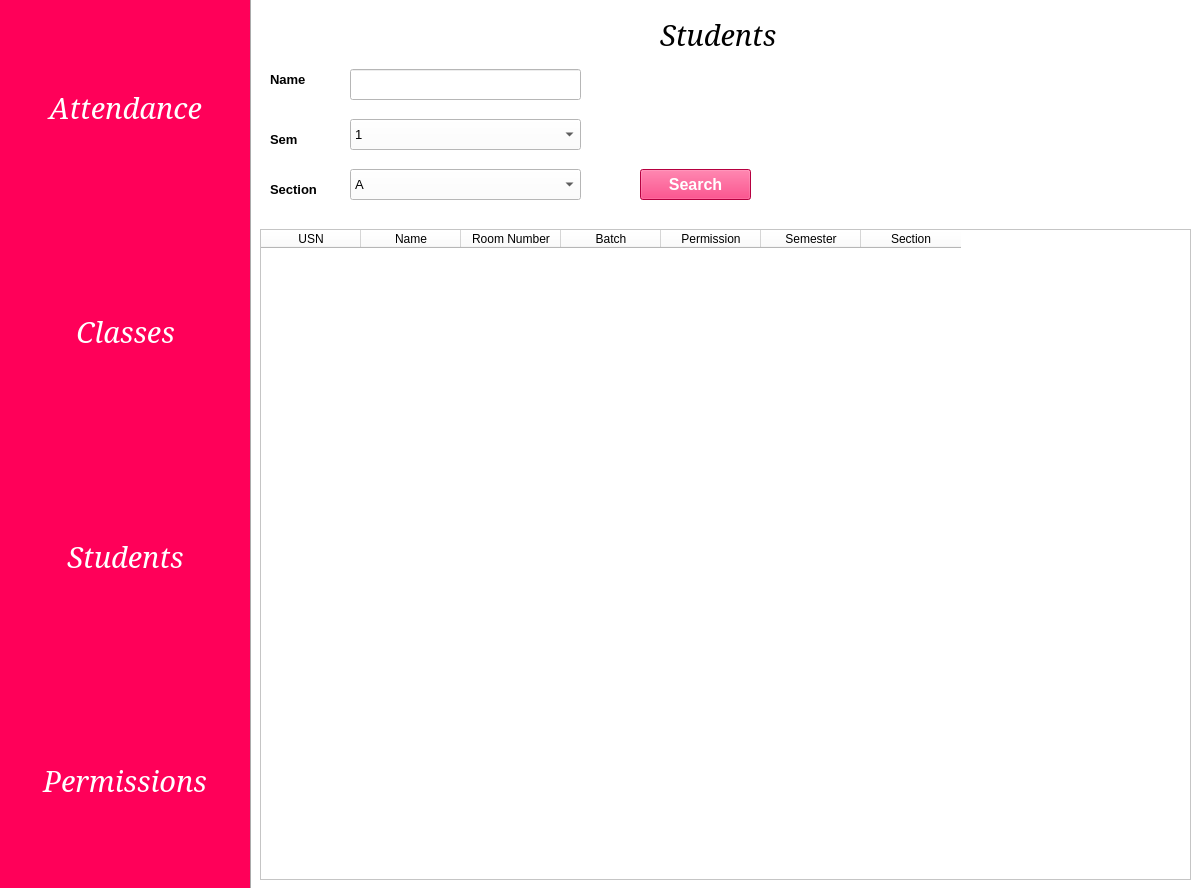
<?xml version="1.0" encoding="UTF-8"?>
<ui version="4.0">
 <class>MainWindow</class>
 <widget class="QMainWindow" name="MainWindow">
  <property name="geometry">
   <rect>
    <x>0</x>
    <y>0</y>
    <width>1197</width>
    <height>888</height>
   </rect>
  </property>
  <property name="windowTitle">
   <string>MainWindow</string>
  </property>
  <widget class="QWidget" name="centralwidget">
   <widget class="QFrame" name="frame">
    <property name="geometry">
     <rect>
      <x>0</x>
      <y>-1</y>
      <width>1421</width>
      <height>891</height>
     </rect>
    </property>
    <property name="styleSheet">
     <string notr="true">background-color: rgb(255, 255, 255);</string>
    </property>
    <property name="frameShape">
     <enum>QFrame::StyledPanel</enum>
    </property>
    <property name="frameShadow">
     <enum>QFrame::Raised</enum>
    </property>
    <widget class="QWidget" name="verticalWidget" native="true">
     <property name="geometry">
      <rect>
       <x>0</x>
       <y>0</y>
       <width>251</width>
       <height>891</height>
      </rect>
     </property>
     <property name="styleSheet">
      <string notr="true">background-color: rgb(255, 0, 89);</string>
     </property>
     <layout class="QVBoxLayout" name="verticalLayout_2">
      <item alignment="Qt::AlignHCenter|Qt::AlignVCenter">
       <widget class="QPushButton" name="Attendance">
        <property name="font">
         <font>
          <family>Garamond</family>
          <pointsize>22</pointsize>
          <italic>true</italic>
         </font>
        </property>
        <property name="styleSheet">
         <string notr="true">color: rgb(255, 255, 255);</string>
        </property>
        <property name="text">
         <string>Attendance</string>
        </property>
        <property name="flat">
         <bool>true</bool>
        </property>
       </widget>
      </item>
      <item alignment="Qt::AlignHCenter|Qt::AlignVCenter">
       <widget class="QPushButton" name="class_">
        <property name="font">
         <font>
          <family>Garamond</family>
          <pointsize>22</pointsize>
          <italic>true</italic>
         </font>
        </property>
        <property name="styleSheet">
         <string notr="true">color: rgb(255, 255, 255);</string>
        </property>
        <property name="text">
         <string>Classes</string>
        </property>
        <property name="flat">
         <bool>true</bool>
        </property>
       </widget>
      </item>
      <item alignment="Qt::AlignHCenter|Qt::AlignVCenter">
       <widget class="QPushButton" name="student">
        <property name="font">
         <font>
          <family>Garamond</family>
          <pointsize>22</pointsize>
          <italic>true</italic>
         </font>
        </property>
        <property name="styleSheet">
         <string notr="true">color: rgb(255, 255, 255);</string>
        </property>
        <property name="text">
         <string>Students</string>
        </property>
        <property name="flat">
         <bool>true</bool>
        </property>
       </widget>
      </item>
      <item alignment="Qt::AlignHCenter|Qt::AlignVCenter">
       <widget class="QPushButton" name="permission">
        <property name="font">
         <font>
          <family>Garamond</family>
          <pointsize>22</pointsize>
          <italic>true</italic>
         </font>
        </property>
        <property name="styleSheet">
         <string notr="true">color: rgb(255, 255, 255);</string>
        </property>
        <property name="text">
         <string>Permissions</string>
        </property>
        <property name="flat">
         <bool>true</bool>
        </property>
       </widget>
      </item>
     </layout>
    </widget>
    <widget class="QFrame" name="frame_2">
     <property name="geometry">
      <rect>
       <x>250</x>
       <y>0</y>
       <width>1171</width>
       <height>891</height>
      </rect>
     </property>
     <property name="font">
      <font>
       <family>Gadugi</family>
       <pointsize>12</pointsize>
       <weight>75</weight>
       <bold>true</bold>
      </font>
     </property>
     <property name="styleSheet">
      <string notr="true"/>
     </property>
     <property name="frameShape">
      <enum>QFrame::Box</enum>
     </property>
     <property name="frameShadow">
      <enum>QFrame::Sunken</enum>
     </property>
     <widget class="QLabel" name="label">
      <property name="geometry">
       <rect>
        <x>410</x>
        <y>20</y>
        <width>141</width>
        <height>31</height>
       </rect>
      </property>
      <property name="font">
       <font>
        <family>Garamond</family>
        <pointsize>22</pointsize>
        <italic>true</italic>
       </font>
      </property>
      <property name="text">
       <string>Students</string>
      </property>
     </widget>
     <widget class="QTableWidget" name="tableWidget">
      <property name="geometry">
       <rect>
        <x>10</x>
        <y>230</y>
        <width>931</width>
        <height>651</height>
       </rect>
      </property>
      <column>
       <property name="text">
        <string>USN</string>
       </property>
      </column>
      <column>
       <property name="text">
        <string>Name</string>
       </property>
      </column>
      <column>
       <property name="text">
        <string>Room Number</string>
       </property>
      </column>
      <column>
       <property name="text">
        <string>Batch</string>
       </property>
      </column>
      <column>
       <property name="text">
        <string>Permission</string>
       </property>
      </column>
      <column>
       <property name="text">
        <string>Semester</string>
       </property>
      </column>
      <column>
       <property name="text">
        <string>Section</string>
       </property>
      </column>
     </widget>
     <widget class="QLabel" name="label_2">
      <property name="geometry">
       <rect>
        <x>20</x>
        <y>70</y>
        <width>71</width>
        <height>21</height>
       </rect>
      </property>
      <property name="font">
       <font>
        <pointsize>10</pointsize>
        <weight>75</weight>
        <bold>true</bold>
       </font>
      </property>
      <property name="text">
       <string>Name</string>
      </property>
     </widget>
     <widget class="QLineEdit" name="lineEdit">
      <property name="geometry">
       <rect>
        <x>100</x>
        <y>70</y>
        <width>231</width>
        <height>31</height>
       </rect>
      </property>
      <property name="font">
       <font>
        <pointsize>10</pointsize>
       </font>
      </property>
      <property name="styleSheet">
       <string notr="true">selection-background-color: rgb(255, 0, 89);</string>
      </property>
     </widget>
     <widget class="QLabel" name="label_3">
      <property name="geometry">
       <rect>
        <x>20</x>
        <y>130</y>
        <width>51</width>
        <height>21</height>
       </rect>
      </property>
      <property name="font">
       <font>
        <pointsize>10</pointsize>
        <weight>75</weight>
        <bold>true</bold>
       </font>
      </property>
      <property name="text">
       <string>Sem</string>
      </property>
     </widget>
     <widget class="QLabel" name="label_7">
      <property name="geometry">
       <rect>
        <x>20</x>
        <y>180</y>
        <width>71</width>
        <height>21</height>
       </rect>
      </property>
      <property name="font">
       <font>
        <pointsize>10</pointsize>
        <weight>75</weight>
        <bold>true</bold>
       </font>
      </property>
      <property name="text">
       <string>Section</string>
      </property>
     </widget>
     <widget class="QComboBox" name="comboBox">
      <property name="geometry">
       <rect>
        <x>100</x>
        <y>120</y>
        <width>231</width>
        <height>31</height>
       </rect>
      </property>
      <property name="font">
       <font>
        <pointsize>10</pointsize>
       </font>
      </property>
      <property name="styleSheet">
       <string notr="true">selection-background-color: rgb(255, 0, 89);</string>
      </property>
      <item>
       <property name="text">
        <string>1</string>
       </property>
      </item>
      <item>
       <property name="text">
        <string>2</string>
       </property>
      </item>
      <item>
       <property name="text">
        <string>3</string>
       </property>
      </item>
      <item>
       <property name="text">
        <string>4</string>
       </property>
      </item>
      <item>
       <property name="text">
        <string>5</string>
       </property>
      </item>
      <item>
       <property name="text">
        <string>6</string>
       </property>
      </item>
      <item>
       <property name="text">
        <string>7</string>
       </property>
      </item>
      <item>
       <property name="text">
        <string>8</string>
       </property>
      </item>
     </widget>
     <widget class="QComboBox" name="comboBox_2">
      <property name="geometry">
       <rect>
        <x>100</x>
        <y>170</y>
        <width>231</width>
        <height>31</height>
       </rect>
      </property>
      <property name="font">
       <font>
        <pointsize>10</pointsize>
       </font>
      </property>
      <property name="styleSheet">
       <string notr="true">selection-background-color: rgb(255, 0, 89);</string>
      </property>
      <item>
       <property name="text">
        <string>A</string>
       </property>
      </item>
      <item>
       <property name="text">
        <string>B</string>
       </property>
      </item>
      <item>
       <property name="text">
        <string>C</string>
       </property>
      </item>
     </widget>
     <widget class="QPushButton" name="pushButton_5">
      <property name="geometry">
       <rect>
        <x>390</x>
        <y>170</y>
        <width>111</width>
        <height>31</height>
       </rect>
      </property>
      <property name="font">
       <font>
        <pointsize>12</pointsize>
        <weight>75</weight>
        <bold>true</bold>
       </font>
      </property>
      <property name="styleSheet">
       <string notr="true">background-color: rgb(255, 0, 89);
color: rgb(255, 255, 255);</string>
      </property>
      <property name="text">
       <string>Search</string>
      </property>
     </widget>
    </widget>
   </widget>
  </widget>
 </widget>
 <resources/>
 <connections/>
</ui>
